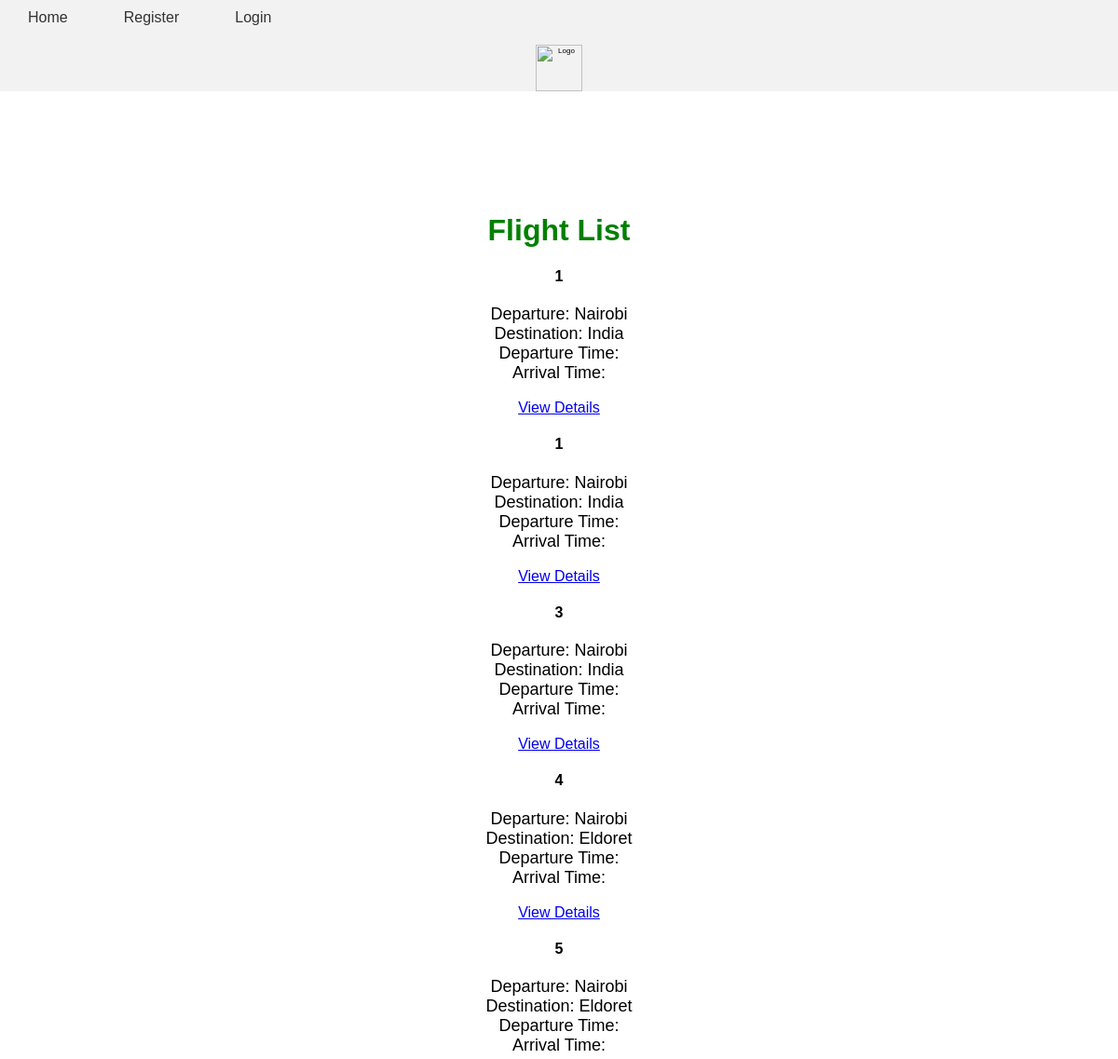
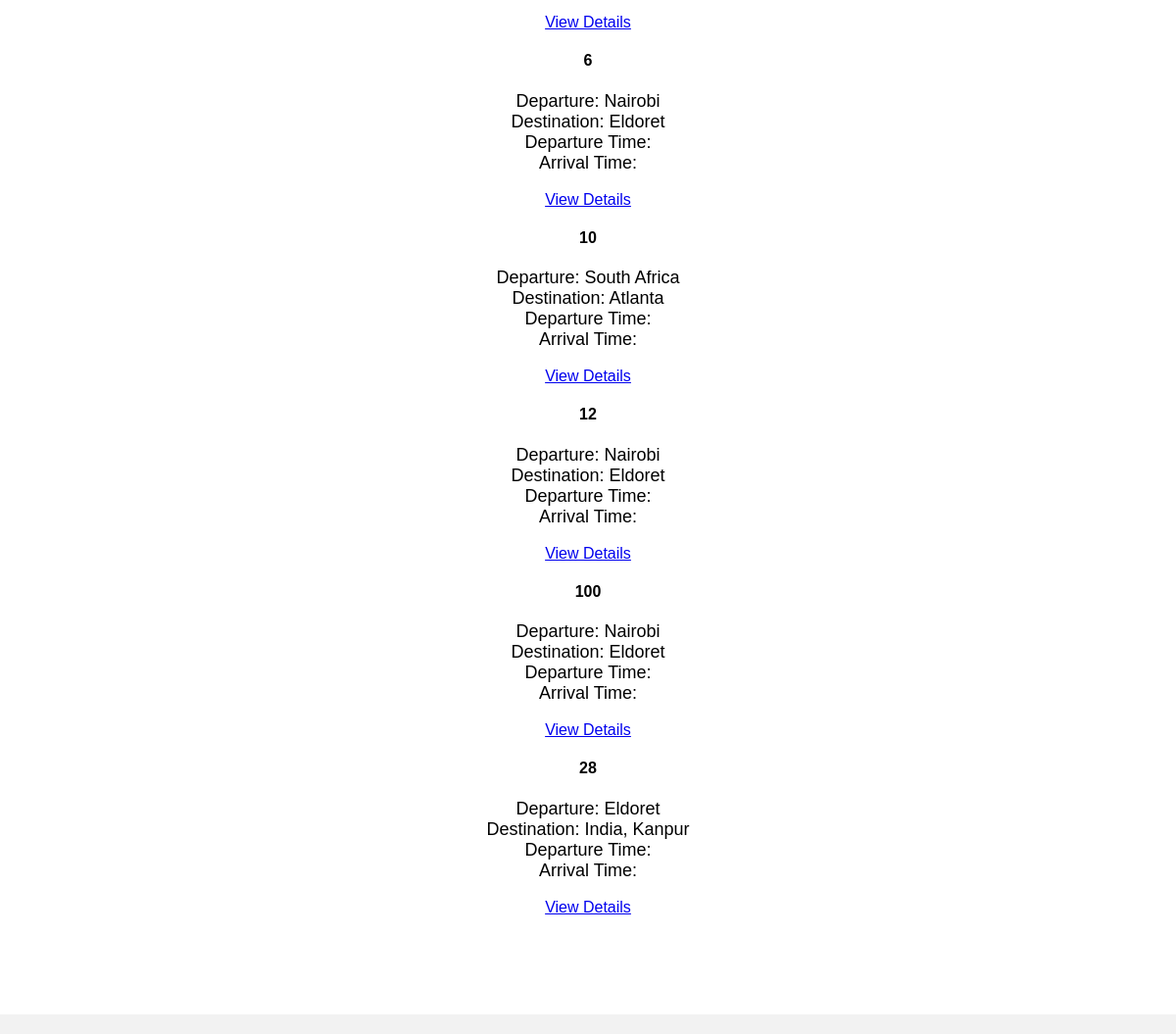
The app's page /flights/ with its own data (2 pictures, top to bottom).
### FlightWebsite/models.py (models this page shows, shortened)
class Flight(models.Model):
    flight_number = models.CharField(max_length=50)
    departure_city = models.CharField(max_length=100)
    arrival_city = models.CharField(max_length=100)
    departure_date = models.DateField()
    arrival_date = models.DateField()
    price = models.DecimalField(max_digits=8, decimal_places=2)
    seats_available = models.IntegerField()

### FlightWebsite/views.py (the view)
# urls.py: path('flights/', views.flight_list, name='flight-list'),
def flight_list(request):
    flights = Flight.objects.all()
    return render(request, 'flight_list.html', {'flights': flights})

### templates/flight_list.html (shortened to what this page needs)
{% extends 'base.html'%}
{% load static %}
{% block styles %}
    <link href="{% static 'css/style.css' %}" rel="stylesheet" type="text/css">
{% endblock styles %}
{% block content %}
  <div class="container py-5">
    <h1 class="display-4 text-center mb-4">Flight List</h1>
    <div class="row">
      {% for flight in flights %}
        <div class="col-md-6 col-lg-4 mb-4">
          <div class="card">
            <div class="card-body">
              <h4 class="card-title">{{ flight.flight_number }}</h4>
              <p class="card-text">
                Departure: {{ flight.departure_city }} <br>
                Destination: {{ flight.arrival_city }} <br>
                Departure Time: {{ flight.departure_time }} <br>
                Arrival Time: {{ flight.arrival_time }}
              </p>
              <a href="{% url 'flight-detail' flight.id %}" class="btn btn-primary">View Details</a>
            </div>
          </div>
        </div>
      {% empty %}
        <div class="col">
          <p class="text-center">No flights available.</p>
        </div>
      {% endfor %}
    </div>
  </div>
{% endblock %}

### templates/base.html (shortened to what this page needs)
{% load static %}
{% block styles %}{% endblock styles %}
<!DOCTYPE html>
<html lang="en">
<head>
   <link href="{% static 'css/style.css' %}" rel="stylesheet" type="text/css" />
</head>
<body>
    <header>
        <nav>
            <ul>
                <li><a href="{% url 'home' %}">Home</a></li>
                <li><a href="{% url 'register' %}">Register</a></li>
                <li><a href="{% url 'login' %}">Login</a></li>
            </ul>
        </nav>
        <div class="logo">
            <img src="https://encrypted-tbn0.gstatic.com/images?q=tbn:ANd9GcQ5AxtB_S5AglLOQdledwdHt9HXYoUChnH8wQ&usqp=CAU" alt="Logo" height="50" width="50">
        </div>
    </header>
    <main>
        <div class="container">
            {% block content %}
            {% endblock %}
        </div>
    </main>
    <footer>
    </footer>
</body>
</html>

### static/css/style.css (style rules this page uses)
body { font-family: Arial, sans-serif; margin: 0; padding: 0; background-size: cover; background-position: center; background-repeat: no-repeat; background-image: url('https://www.google.com/url?sa=i&url=https%3A%2F%2Fwww.shutterstock.com%2Fsearch%2Fpurple-future-background&psig=AOvVaw2d1VYkkKmskU74ens-zbal&ust=1687857318862000&source=images&cd=vfe&ved=0CBEQjRxqFwoTCJDsvdXM4P8CFQAAAAAdAAAAABAJ'); }
header { background-color: #f2f2f2; padding: 10px; }
nav ul { list-style-type: none; margin: 0; padding: 0; display: flex; }
nav ul li { margin: 0 10px; }
nav ul li a { text-decoration: none; color: #333; transition: background-color 0.3s; padding: 10px 20px; border-radius: 5px; }
.logo { text-align: center; margin: 10px 0; font-size: 8px; object-fit: contain; }
main { padding: 20px; background-color: rgba(255, 255, 255, 0.8); border-radius: 5px; }
footer { background-color: #f2f2f2; padding: 10px; text-align: center; }

### templates/base.html (style rules this page uses)
body { background-image: url('https://media.istockphoto.com/id/155439315/photo/passenger-airplane-flying-above-clouds-during-sunset.jpg?s=612x612&w=0&k=20&c=LJWadbs3B-jSGJBVy9s0f8gZMHi2NvWFXa3VJ2lFcL0='); background-size: cover; font-family: Arial, sans-serif; margin: 0; padding: 0; }
header { background-color: #f2f2f2; padding: 0; }
nav { display: flex; justify-content: space-between; align-items: center; }
nav ul { list-style-type: none; margin: 0; padding: 0; display: flex; }
nav ul li { margin: 0 10px; }
nav ul li a { text-decoration: none; color: #333; display: block; padding: 10px 20px; }
.container { max-width: 800px; margin: 0 auto; padding: 40px; text-align: center; }
h1 { font-size: 32px; margin-bottom: 20px; color: green; }
p { font-size: 18px; }

### records on screen
Flight: flight_number "1", departure_city "Nairobi", arrival_city "India"
Flight: flight_number "1", departure_city "Nairobi", arrival_city "India"
Flight: flight_number "3", departure_city "Nairobi", arrival_city "India"
Flight: flight_number "4", departure_city "Nairobi", arrival_city "Eldoret"
Flight: flight_number "5", departure_city "Nairobi", arrival_city "Eldoret"
Flight: flight_number "6", departure_city "Nairobi", arrival_city "Eldoret"
Flight: flight_number "10", departure_city "South Africa", arrival_city "Atlanta"
Flight: flight_number "12", departure_city "Nairobi", arrival_city "Eldoret"
Flight: flight_number "100", departure_city "Nairobi", arrival_city "Eldoret"
Flight: flight_number "28", departure_city "Eldoret", arrival_city "India, Kanpur"
